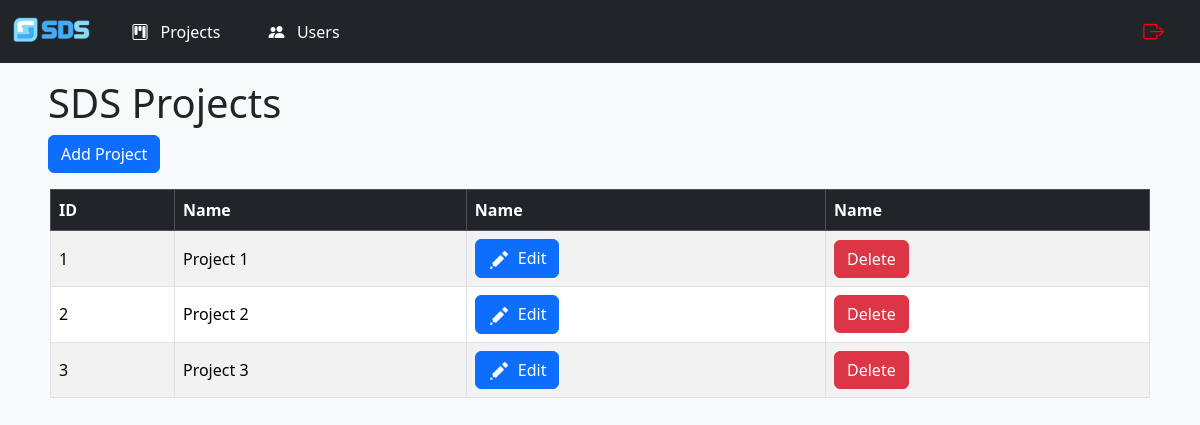
/manageprojects.php (signed in), run on the app's committed database.
### tables this page shows
CREATE TABLE `projects` (
  `projectid` int(11) NOT NULL,
  `project_name` varchar(255) NOT NULL,
  `project_desc` text NOT NULL
);

### manageprojects.php (the view, shortened to what this page needs)
<!doctype html>
<html lang="en">
    <head>
        <link href="https://cdn.jsdelivr.net/npm/bootstrap@5.3.3/dist/css/bootstrap.min.css" rel="stylesheet">
        <link rel="stylesheet" href="https://cdn.jsdelivr.net/npm/bootstrap-icons@1.11.1/font/bootstrap-icons.css">
    </head>
    <?php
        require_once "modules/nav.php";
        require_once "services/db_config.php";
        $query = "SELECT *
                    FROM projects";
        $stmt = $con->prepare($query);
        $stmt->execute();
        $results = $stmt->get_result();
        $projects = array();
        while ($row = mysqli_fetch_assoc($results)) {
            $projects[] = $row;
        }
    ?>
    <body class="bg-body-tertiary">
        <div class="container-fluid px-5 py-3">
            <h1>SDS Projects</h1>
            <button type="button" class="btn btn-primary addprojectbtn" data-bs-toggle="modal" data-bs-target="#addprojectModal">Add Project</button>
        </div>
        <div class="col-lg-11 mx-auto">
            <table class="table table-striped scrollable table-bordered align-middle table-hover">
                <thead class="table-dark">
                    <tr>
                        <th>ID</th>
                        <th>Name</th>
                        <th>Name</th>
                        <th>Name</th>
                    </tr>
                </thead>
                <?php foreach($projects as $project) {?>
                <tr>
                    <td><?= $project['projectid']?></td>
                    <td><?= $project['project_name']?></td>
                    <td><a class="btn btn-primary" href="editproject.php?projectid=<?php echo $project['projectid']?>"><img class="pe-2" src="img/edit.png" style="width:30px;">Edit</a></td>
                    <td><button type="button" class="btn btn-danger deletebtn" data-bs-toggle="modal" data-bs-target="#deleteModal">Delete</button></td>
                </tr>
                <?php } ?>
            </table>
        </div>
</body>
</html>

### data on the page
projects: projectid "1", project_name "Project 1"
projects: projectid "2", project_name "Project 2"
projects: projectid "3", project_name "Project 3"
